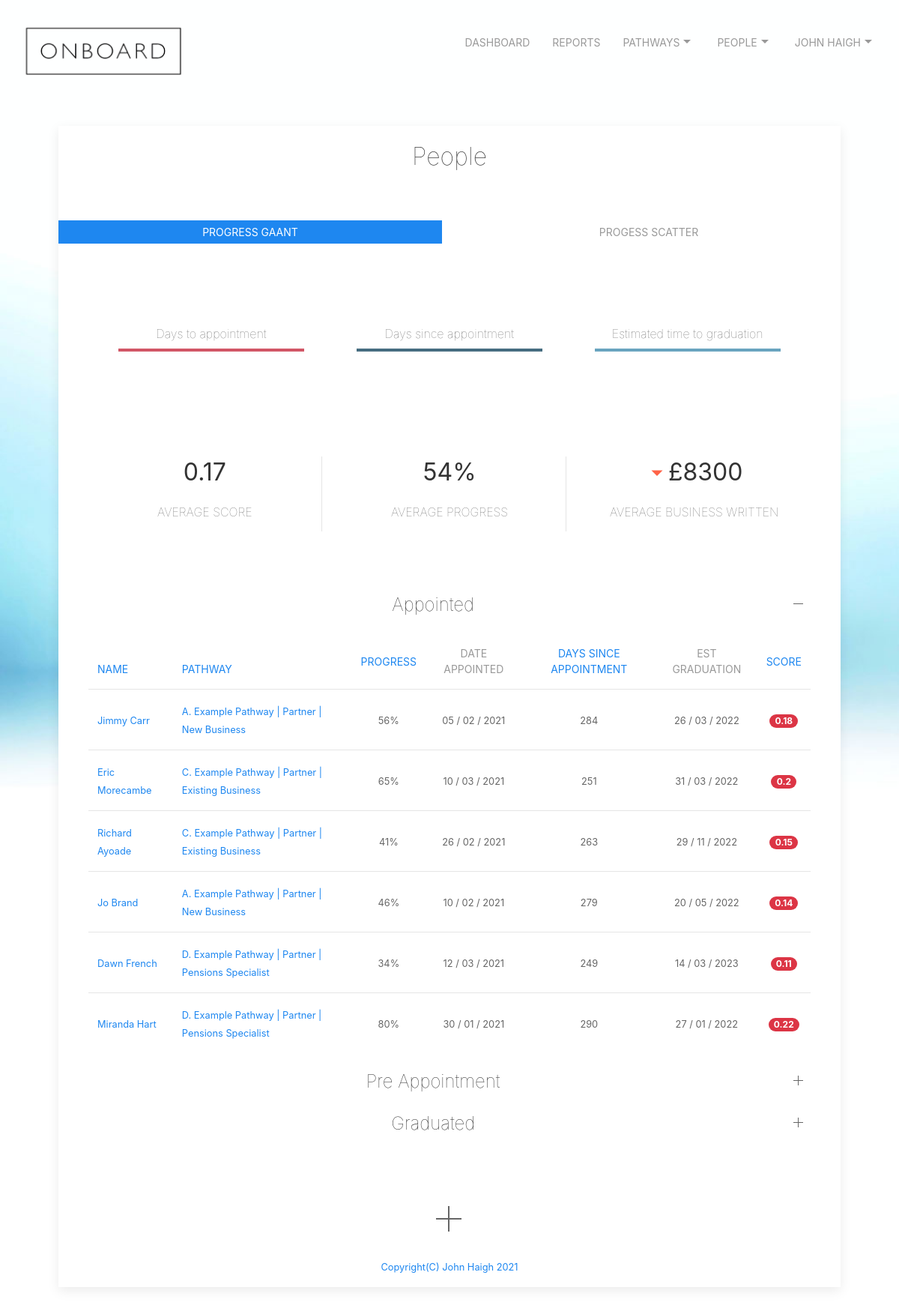
Page /people (signed in) on the earlier database version.
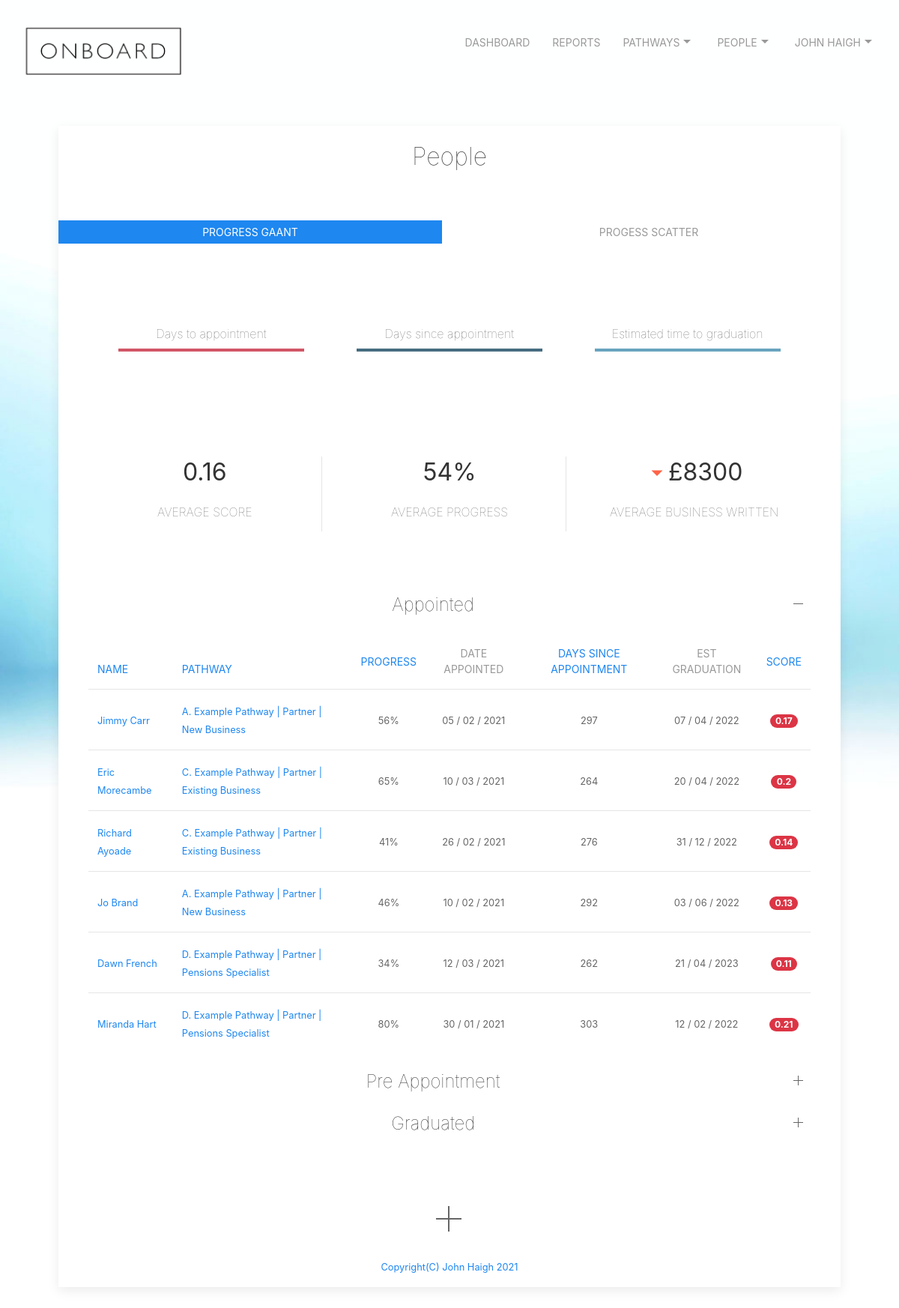
Same page on the later database version.
### tables this page shows
CREATE TABLE users ('id' integer PRIMARY KEY NOT NULL, 'email' text NOT NULL, 'firstname' text NOT NULL,'lastname' text NOT NULL, 'password' text NOT NULL, 'company' text NOT NULL, 'jobrole' text NOT NULL,'companymail' text NOT NULL, 'confirmed' text, 'lastlogin' text, 'adminlevel' int, 'status' text, 'region' text, 'averagescore' int, 'averagebusiness' int, 'averagebusinesstarget' int, 'averageprogressnumber' int);

CREATE TABLE "people" (
	"id"	integer NOT NULL,
	"firstname"	text NOT NULL,
	"lastname"	text NOT NULL,
	"mobile"	text NOT NULL,
	"email"	text NOT NULL,
	"pdm"	text NOT NULL,
	"bam"	text,
	"pathwayEnrolled"	text,
	"pathwayEnrolledDate"	text,
	"pathwayEnrolledPosition"	text,
	"pathwayEnrolledProgress"	integer,
	"pathwayEnrolledPositionDate"	text,
	"history"	text,
	"exEmployedDeal"	text,
	"exEmployedDealExpiry"	text,
	"businessWrittenPreviousMonth"	integer,
	"businessWrittenYearToDate"	integer,
	"daysinpathway"	integer,
	"estcompletion"	text,
	"score"	int,
	"minincome"	int,
	"practice"	text,
	"dateappointed"	text,
	"dayssinceappointment"	int,
	"appointed"	int,
	"region"	int,
	"completed"	INTEGER,
	PRIMARY KEY("id")
);

### app.py (the view, shortened to what this page needs)
@app.route("/people", methods=["GET", "POST"])
@login_required
def people():
    if request.method == "GET":
        db = SQL("sqlite:///onboard.db")
        info = db.execute("SELECT * FROM users WHERE id = ?", session["user_id"])
        username = info[0]['email']
        firstname = info[0]['firstname']
        lastname = info[0]['lastname']
        companymail = info[0]['companymail']
        fullname = firstname + ' ' + lastname
        daytoday = int(datetime.datetime.today().strftime ('%d'))
        monthtoday = int(datetime.datetime.today().strftime ('%m'))
        yeartoday = int(datetime.datetime.today().strftime ('%Y'))
        totalscore = 0
        count = 0
        totalaveragebusinesstarget = 0
        totalaveragebusiness = 0
        totalaverageprogressnumber = 0
        averageprogressnumber = 0
        preappointmentdays = []
        progresstodate = []
        estimatedfinish = []
        stackednames = []
        i = 0
        rows = db.execute("SELECT * FROM people WHERE pdm = ? AND completed = 0 ORDER BY dayssinceappointment", username)
        while i < len(rows):
            dateenrolled = rows[i]['pathwayEnrolledDate']
            if dateenrolled != None:
                x = dateenrolled.split("/", 3)
                yearenrolled = (int(x[2]))
                monthenroleld = (int(x[1]))
                dayenrolled = (int(x[0]))
                d0 = date(yearenrolled, monthenroleld, dayenrolled)
                d1 = date(yeartoday, monthtoday, daytoday)
                delta = d1 - d0
                daysin = delta.days
            else:
                daysin = 0
            if rows[i]['appointed'] == 1:
                dateappointed = rows[i]['dateappointed']
                x = dateappointed.split("/", 3)
                year = (int(x[2]))
                month = (int(x[1]))
                day = (int(x[0]))
                d0 = date(year, month, day)
                d1 = date(yeartoday, monthtoday, daytoday)
                delta = d1 - d0
                dayssinceappointment = delta.days
                progressnumber = int(rows[i]['pathwayEnrolledProgress'])
                if progressnumber == 0:
                    estcompletion = 'Not yet known'
                    score = 0
                else:
                    pathwayinfo = db.execute("SELECT * from pathways where pathwayName = ?", rows[i]['pathwayEnrolled'])
                    if pathwayinfo[0]['numbercompleted'] == 0:
                        daysleft = ((dayssinceappointment / progressnumber) * 100) - dayssinceappointment
                        estcompletion = d0 + datetime.timedelta(days=daysleft+dayssinceappointment)
                    else:
                        daysleft = int((dayssinceappointment / progressnumber) * 100)
                        newestaveragecompletion = ( int(pathwayinfo[0]['averagetimecompletion']) * int(pathwayinfo[0]['numbercompleted'])) + daysleft / (int(pathwayinfo[0]['numbercompleted']))+1
                        estcompletion = d0 + datetime.timedelta(days=newestaveragecompletion)
                    j = (str(estcompletion).split("-",3))
                    year = (j[0])
                    month = (j[1])
                    day = (j[2])
                    estcompletion = day + " / " + month + " / " + year
                    score = round((progressnumber / daysin), 2)
                    totalscore = totalscore + score
                    count = count + 1
                    totalaveragebusinesstarget = totalaveragebusinesstarget + (dayssinceappointment * 165)
                    totalaveragebusiness = totalaveragebusiness + int(rows[i]['businessWrittenYearToDate'])
                    totalaverageprogressnumber = totalaverageprogressnumber + progressnumber
                    preappointmentdayscalc = (int(rows[i]['daysinpathway']) - int(rows[i]['dayssinceappointment']))*-1
                    preappointmentdays.append(preappointmentdayscalc)
                    progresstodate.append((int(rows[i]['dayssinceappointment']))*-1)
                    stackednames.append(rows[i]['firstname'] + ' '+ rows[i]['lastname'])
                    estimatedfinish.append(daysleft)
            else:
                dayssinceappointment = 0
                score = 0
                estcompletion = 'Not yet known'
            db.execute("UPDATE people SET daysinpathway = ?, estcompletion = ?, score = ?, dayssinceappointment = ? WHERE email = ?", daysin, estcompletion, score, dayssinceappointment, rows[i]['email'])
            i = i+1
        averagescore = round((totalscore / count),2)
        averagebusiness = round(totalaveragebusiness / count)
        averagebusinesstarget = round(totalaveragebusinesstarget / count)
        averageprogressnumber = round(totalaverageprogressnumber / count)
        db.execute("UPDATE users SET averagescore = ?, averagebusiness = ?, averagebusinesstarget = ?, averageprogressnumber = ?", averagescore, averagebusiness, averagebusinesstarget, averageprogressnumber)
        rows = db.execute("SELECT * from people WHERE pdm = ? AND appointed = 1 AND completed = 0", username)
        print(rows)
        newlist = []
        percent = []
        datalabels = []
        bubblecolour = []
        days = []
        i = 0
        while i < len(rows):
            percent.append(rows[i]['pathwayEnrolledProgress'])
            days.append(rows[i]['dayssinceappointment'])
            datalabels.append(rows[i]['firstname']+' '+rows[i]['lastname'])
            if (int(rows[i]['businessWrittenYearToDate']) < (int(rows[i]['dayssinceappointment']) * 165)):
                bubblecolour.append('rgba(209,86,102,.9)')
            else:
                bubblecolour.append('rgba(70,109,128,.9)')
            i = i+1
        for h, w in zip(percent, days):
            newlist.append({'x': h, 'y': w})
        scatterdata = str(newlist).replace('\'', '')
        appointed = db.execute("SELECT * FROM people WHERE pdm = ? AND appointed = 1 AND completed = 0", username)
        preappointment = db.execute("SELECT * FROM people WHERE pdm = ? AND appointed = 0", username)
        graduated = db.execute("SELECT * FROM people WHERE pdm = ? AND completed = 1", username)
        rows = db.execute("SELECT * FROM users WHERE email = ?", username)
        return render_template("people.html", graduated = graduated, stackednames = stackednames, preappointmentdays = preappointmentdays, progresstodate = progresstodate, estimatedfinish = estimatedfinish, rows = rows, firstname = firstname, FullName = fullname, companymail=companymail, appointed = appointed, preappointment = preappointment, data=scatterdata, bubblecolour = bubblecolour, labels = datalabels)

### app.py (called while the page is built)
@app.after_request
def after_request(response):
    response.headers["Cache-Control"] = "no-cache, no-store, must-revalidate"
    response.headers["Expires"] = 0
    response.headers["Pragma"] = "no-cache"
    return response

def login_required(f):
    @wraps(f)
    def decorated_function(*args, **kwargs):
        if session.get("user_id") is None:
            return redirect("/login")
        return f(*args, **kwargs)
    return decorated_function

### templates/people.html (shortened to what this page needs)
{% extends "layout.html" %}
{% block main %}
<div class="uk-card uk-card-default uk-card-small">
  <div class="uk-text-center uk-card-body">
    <h2 class="uk-text uk-text-lighter">People</h2>
    <br>
  </div>
<div class="uk-text-center">
  <ul class="uk-subnav uk-subnav-pill uk-grid" uk-switcher="animation: uk-animation-fade">
    <li class="uk-width-1-2@m"><a href="#">Progress GAANT</a></li>
    <li class="uk-width-1-2@m"><a href="#">Progess Scatter</a></li>
  </ul>
  <ul class="uk-switcher uk-margin uk-padding">
      <li>
        <div class="uk-child-width-1-3@m uk-grid-large uk-padding" uk-grid>
          <div class="uk-child-width-1-1@m" >
            <p style="padding:8px; border-style: hidden hidden solid hidden; border-width: 4px; border-color: rgba(209,86,102,1)" class="uk-text uk-text-lighter">Days to appointment</p>
          </div>
          <div class="uk-child-width-1-1@m">
            <p style="padding:8px; border-style: hidden hidden solid hidden; border-width: 4px; border-color: rgba(70,109,128,1)" class="uk-text uk-text-lighter">Days since appointment</p>
          </div>
          <div class="uk-child-width-1-1@m">
            <p style="padding:8px; border-style: hidden hidden solid hidden; border-width: 4px; border-color: rgba(105,164,191,1)" class="uk-text uk-text-lighter">Estimated time to graduation</p>
          </div>
        </div>
      </li>
        </ul>
      </div>
  <div class="uk-grid-small uk-child-width-expand@s uk-text-center uk-padding" uk-grid>
    <div>
      <h2>{{rows[0]['averagescore']}}</h2>
      <p class="uk-text-uppercase uk-text-lighter">Average Score</p>
    </div>
    <div class="uk-divider-vertical">
      <h2>{{rows[0]['averageprogressnumber']}}%</h2>
        <p class="uk-text-uppercase uk-text-lighter">Average Progress</p>
    </div>
    <div class="uk-divider-vertical">
      {% if rows[0]['averagebusiness'] < rows[0]['averagebusinesstarget'] %}
      <h2 uk-tooltip="title: £ {{rows[0]['averagebusiness'] - rows[0]['averagebusinesstarget']}} on target" ><span style="color: #ff6347;" uk-icon="icon: triangle-down; ratio: 1.5"></span>£{{rows[0]['averagebusiness']}}</h2>
      {% endif %}
      <p class="uk-text-uppercase uk-text-lighter">Average Business Written</p>
      </div>
  </div>
  <div class="uk-padding uk-padding-medium">
    <ul uk-accordion="duration: 300; multiple: true">
        <li class="uk-open">
          <h1 class="uk-accordion-title uk-text-lighter uk-text-large uk-text-center" href="#">Appointed</h1>
          <div class="uk-accordion-content">
            <table class="uk-table uk-table-middle uk-table-divider uk-text uk-text-lighter">
              <thead>
                <th><form action='/people' method='post'><button type='submit' class="uk-button uk-button-link" value="name" name='sort'>Name</button></form></th>
                <th><form action='/people' method='post'><button type='submit' class="uk-button uk-button-link" value="pathway" name='sort'>Pathway</button></form></th>
                <th style="text-align: center; vertical-align: middle;"><form action='/people' method='post'><button type='submit' class="uk-button uk-button-link" value="progress" name='sort'>Progress</button></form></th>
                <th style="text-align: center; vertical-align: middle;">Date Appointed</th>
                <th style="text-align: center; vertical-align: middle;"><form action='/people' method='post'><button type='submit' class="uk-button uk-button-link" value="days" name='sort'>Days since appointment</button></form></th>
                <th style="text-align: center; vertical-align: middle;">Est Graduation</th>
                <th style="text-align: center; vertical-align: middle;"><form action='/people' method='post'><button type='submit' class="uk-button uk-button-link" value="score" name='sort'>Score</button></form></th>
              </thead>
              {% for appointed in appointed %}
              <tr>
                <td><a href="/viewperson?name={{appointed['email']}}"><small>{{appointed['firstname']}} {{appointed['lastname']}}</small></a></td>
                <td><a href="/progress?name={{appointed["email"]}}&pathway={{appointed['pathwayEnrolled']}}"><small>{{appointed['pathwayEnrolled']}}</small></a></td>
                <td style="text-align: center; vertical-align: middle;"><small>{{appointed['pathwayEnrolledProgress']}}%</small></td>
                <td style="text-align: center; vertical-align: middle;"><small>{{appointed['dateappointed']}}</small></td>
                <td style="text-align: center; vertical-align: middle;"><small>{{appointed['dayssinceappointment']}}</small></td>
                <td style="text-align: center; vertical-align: middle;"><small>{{appointed['estcompletion']}}</small></td>
                {% if appointed['businessWrittenYearToDate'] >= (appointed['dayssinceappointment'] * 165) %}
                  <td uk-tooltip="title: £{{appointed['businessWrittenYearToDate'] - (appointed['dayssinceappointment'] * 165)}} above target" style="text-align: center; vertical-align: middle;"><span class="badge badge-pill badge-primary">{{appointed['score']}}</span></td>
                {% else %}
                  <td uk-tooltip="title: £{{appointed['businessWrittenYearToDate'] - (appointed['dayssinceappointment'] * 165)}} short of target" style="text-align: center; vertical-align: middle;"><span class="badge badge-pill badge-danger">{{appointed['score']}}</span></td>
                {% endif %}
              </tr>
              {% endfor %}
            </table>
          </div>
        </li>
        <li>
          <h2 class="uk-accordion-title uk-text-lighter uk-text-large uk-text-center" href="#">Pre Appointment</h2>
        </li>
        {% if graduated is defined %}
        <li>
            <h2 class="uk-accordion-title uk-text-lighter uk-text-large uk-text-center" href="#">Graduated</h2>
        </li>
        {% endif %}
    </ul>
  </div>
  <div id="center">
    <a href="/newperson" uk-icon="icon: plus; ratio: 2"></a>
  </div>
{% endblock %}

### templates/layout.html (shortened to what this page needs)
<!DOCTYPE html>
<html lang="en">
<head>
  <link href="https://maxcdn.bootstrapcdn.com/bootstrap/4.1.3/css/bootstrap.min.css" rel="stylesheet">
  <link href="/static/styles.css" rel="stylesheet">
  <link rel="stylesheet" href="static/css/uikit.min.css" />
</head>
<div class="uk-position-relative">
  <div class="uk-position-top">
    <nav class="uk-navbar-container uk-navbar-transparent" uk-navbar>
      <div class="uk-navbar-right" >
        <ul class="uk-navbar-nav">
          {% if session.user_id %}
          <li><a href="/dashboard">Dashboard</a></li>
          <li><a href="/report">Reports</a></li>
          <li><a href="/pathways">Pathways<span uk-icon="icon:  triangle-down"></span></a>
          </li>
          <li><a href="/people">People<span uk-icon="icon:  triangle-down"></span></a>
          </li>
          <li>
            <a href="#">{{FullName}}<span uk-icon="icon:  triangle-down"></span></a>
                {% else %}
                <li><a href="/register">Register</a></li>
                <li><a href="/login">Login</a></li>
                {% endif %}
          </li>
        </ul>
      </div>
    </nav>
  </div>
</div>
<body class="p-3 mb-2 bg-light">
  <nav class="uk-navbar-container uk-navbar-transparent">
    {% if session.user_id %}
    <a href="/dashboard"><img src="/static/images/onboard_logo.png" height="75px" width="244px" alt="Logo"></a>
    {% else %}
    <a href="/dashboard"><img src="/static/images/onboard_logo.png" height="75px" width="244px" alt="Logo"></a>
    {% endif %}
  <main class="container p-5">
    {% block main %}{% endblock %}
<footer>
          <a target="_blank" href="http://www.jhaigh.com"><p><small>Copyright(C) John Haigh 2021</small></p></a>
</footer>
</html>

### static/styles.css (style rules this page uses)
#center { margin-left: auto; margin-right: auto; text-align: center; padding: 30px; }
body { border-color: coral; }
body { background-image: url("images/onboard_homepage_background_1400x933px.jpg"); background-repeat: repeat; background-size: cover; background-color: #464646; height: 200vh; }
footer { text-align: center; height: 40px; display: fixed; bottom: 10px; }

Differences in the rows shown:
changed users: averagescore "0.17" → "0.16"
changed people "Jimmy": dayssinceappointment "284" → "297"; estcompletion "26 / 03 / 2022" → "07 / 04 / 2022"; score "0.18" → "0.17"
changed people "Eric": dayssinceappointment "251" → "264"; estcompletion "31 / 03 / 2022" → "20 / 04 / 2022"
changed people "Richard": dayssinceappointment "263" → "276"; estcompletion "29 / 11 / 2022" → "31 / 12 / 2022"; score "0.15" → "0.14"
changed people "Jo": dayssinceappointment "279" → "292"; estcompletion "20 / 05 / 2022" → "03 / 06 / 2022"; score "0.14" → "0.13"
changed people "Dawn": dayssinceappointment "249" → "262"; estcompletion "14 / 03 / 2023" → "21 / 04 / 2023"
changed people "Miranda": dayssinceappointment "290" → "303"; estcompletion "27 / 01 / 2022" → "12 / 02 / 2022"; score "0.22" → "0.21"
